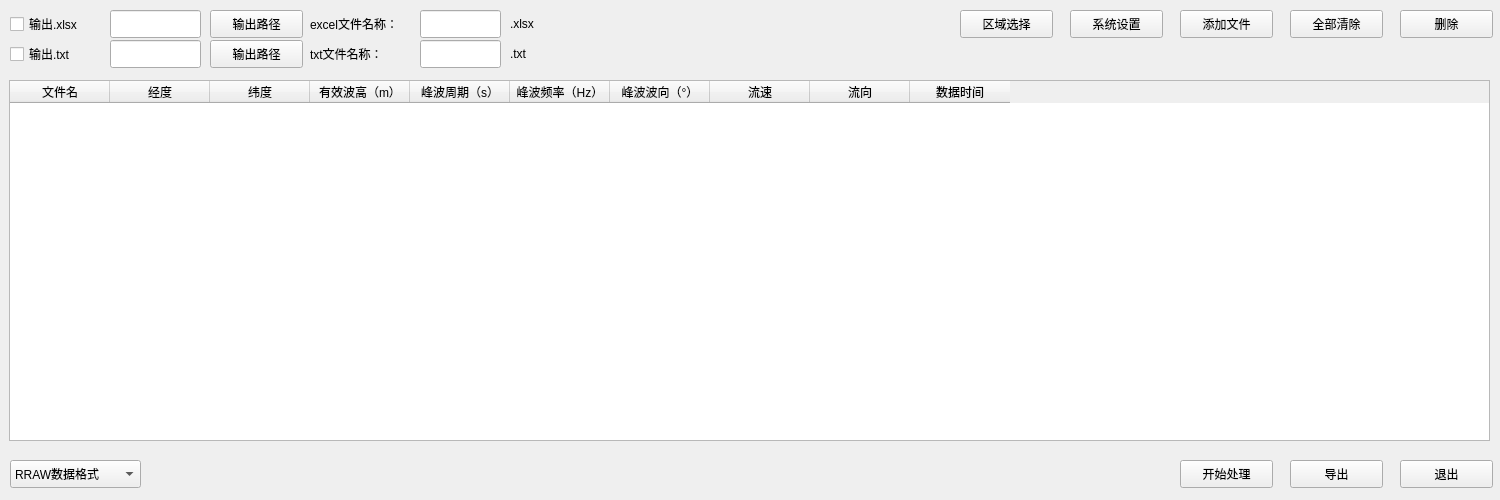
<?xml version="1.0" encoding="UTF-8"?>
<ui version="4.0">
 <class>batchproc</class>
 <widget class="QWidget" name="batchproc">
  <property name="geometry">
   <rect>
    <x>0</x>
    <y>0</y>
    <width>1500</width>
    <height>500</height>
   </rect>
  </property>
  <property name="minimumSize">
   <size>
    <width>1500</width>
    <height>500</height>
   </size>
  </property>
  <property name="windowTitle">
   <string>批处理</string>
  </property>
  <widget class="QComboBox" name="comboBox">
   <property name="geometry">
    <rect>
     <x>10</x>
     <y>460</y>
     <width>131</width>
     <height>28</height>
    </rect>
   </property>
   <item>
    <property name="text">
     <string>RRAW数据格式</string>
    </property>
   </item>
  </widget>
  <widget class="QPushButton" name="deal">
   <property name="geometry">
    <rect>
     <x>1180</x>
     <y>460</y>
     <width>93</width>
     <height>28</height>
    </rect>
   </property>
   <property name="text">
    <string>开始处理</string>
   </property>
  </widget>
  <widget class="QPushButton" name="exPort">
   <property name="geometry">
    <rect>
     <x>1290</x>
     <y>460</y>
     <width>93</width>
     <height>28</height>
    </rect>
   </property>
   <property name="text">
    <string>导出</string>
   </property>
  </widget>
  <widget class="QPushButton" name="close">
   <property name="geometry">
    <rect>
     <x>1400</x>
     <y>460</y>
     <width>93</width>
     <height>28</height>
    </rect>
   </property>
   <property name="text">
    <string>退出</string>
   </property>
  </widget>
  <widget class="QTableWidget" name="tab">
   <property name="geometry">
    <rect>
     <x>9</x>
     <y>80</y>
     <width>1481</width>
     <height>361</height>
    </rect>
   </property>
   <column>
    <property name="text">
     <string>文件名</string>
    </property>
   </column>
   <column>
    <property name="text">
     <string>经度</string>
    </property>
   </column>
   <column>
    <property name="text">
     <string>纬度</string>
    </property>
   </column>
   <column>
    <property name="text">
     <string>有效波高（m）</string>
    </property>
   </column>
   <column>
    <property name="text">
     <string>峰波周期（s）</string>
    </property>
   </column>
   <column>
    <property name="text">
     <string>峰波频率（Hz）</string>
    </property>
   </column>
   <column>
    <property name="text">
     <string>峰波波向（°）</string>
    </property>
   </column>
   <column>
    <property name="text">
     <string>流速</string>
    </property>
   </column>
   <column>
    <property name="text">
     <string>流向</string>
    </property>
   </column>
   <column>
    <property name="text">
     <string>数据时间</string>
    </property>
   </column>
  </widget>
  <widget class="QPushButton" name="areaChoice">
   <property name="geometry">
    <rect>
     <x>960</x>
     <y>10</y>
     <width>93</width>
     <height>28</height>
    </rect>
   </property>
   <property name="text">
    <string>区域选择</string>
   </property>
  </widget>
  <widget class="QPushButton" name="sysSet">
   <property name="geometry">
    <rect>
     <x>1070</x>
     <y>10</y>
     <width>93</width>
     <height>28</height>
    </rect>
   </property>
   <property name="text">
    <string>系统设置</string>
   </property>
  </widget>
  <widget class="QPushButton" name="add">
   <property name="geometry">
    <rect>
     <x>1180</x>
     <y>10</y>
     <width>93</width>
     <height>28</height>
    </rect>
   </property>
   <property name="text">
    <string>添加文件</string>
   </property>
  </widget>
  <widget class="QPushButton" name="delall">
   <property name="geometry">
    <rect>
     <x>1290</x>
     <y>10</y>
     <width>93</width>
     <height>28</height>
    </rect>
   </property>
   <property name="text">
    <string>全部清除</string>
   </property>
  </widget>
  <widget class="QPushButton" name="del">
   <property name="geometry">
    <rect>
     <x>1400</x>
     <y>10</y>
     <width>93</width>
     <height>28</height>
    </rect>
   </property>
   <property name="text">
    <string>删除</string>
   </property>
  </widget>
  <widget class="QCheckBox" name="check_xlsx">
   <property name="geometry">
    <rect>
     <x>10</x>
     <y>10</y>
     <width>101</width>
     <height>28</height>
    </rect>
   </property>
   <property name="text">
    <string>输出.xlsx</string>
   </property>
  </widget>
  <widget class="QLineEdit" name="excelPath">
   <property name="geometry">
    <rect>
     <x>110</x>
     <y>10</y>
     <width>91</width>
     <height>28</height>
    </rect>
   </property>
  </widget>
  <widget class="QPushButton" name="excelP">
   <property name="geometry">
    <rect>
     <x>210</x>
     <y>10</y>
     <width>93</width>
     <height>28</height>
    </rect>
   </property>
   <property name="text">
    <string>输出路径</string>
   </property>
  </widget>
  <widget class="QLabel" name="label">
   <property name="geometry">
    <rect>
     <x>310</x>
     <y>10</y>
     <width>111</width>
     <height>28</height>
    </rect>
   </property>
   <property name="text">
    <string>excel文件名称：</string>
   </property>
  </widget>
  <widget class="QLineEdit" name="excelName">
   <property name="geometry">
    <rect>
     <x>420</x>
     <y>10</y>
     <width>81</width>
     <height>28</height>
    </rect>
   </property>
  </widget>
  <widget class="QLabel" name="label_2">
   <property name="geometry">
    <rect>
     <x>510</x>
     <y>10</y>
     <width>68</width>
     <height>28</height>
    </rect>
   </property>
   <property name="text">
    <string>.xlsx</string>
   </property>
  </widget>
  <widget class="QLabel" name="label_3">
   <property name="geometry">
    <rect>
     <x>310</x>
     <y>40</y>
     <width>111</width>
     <height>28</height>
    </rect>
   </property>
   <property name="text">
    <string>txt文件名称：</string>
   </property>
  </widget>
  <widget class="QLabel" name="label_4">
   <property name="geometry">
    <rect>
     <x>510</x>
     <y>40</y>
     <width>68</width>
     <height>28</height>
    </rect>
   </property>
   <property name="text">
    <string>.txt</string>
   </property>
  </widget>
  <widget class="QCheckBox" name="check_txt">
   <property name="geometry">
    <rect>
     <x>10</x>
     <y>40</y>
     <width>101</width>
     <height>28</height>
    </rect>
   </property>
   <property name="text">
    <string>输出.txt</string>
   </property>
  </widget>
  <widget class="QLineEdit" name="txtPath">
   <property name="geometry">
    <rect>
     <x>110</x>
     <y>40</y>
     <width>91</width>
     <height>28</height>
    </rect>
   </property>
  </widget>
  <widget class="QPushButton" name="txtP">
   <property name="geometry">
    <rect>
     <x>210</x>
     <y>40</y>
     <width>93</width>
     <height>28</height>
    </rect>
   </property>
   <property name="text">
    <string>输出路径</string>
   </property>
  </widget>
  <widget class="QLineEdit" name="txtName">
   <property name="geometry">
    <rect>
     <x>420</x>
     <y>40</y>
     <width>81</width>
     <height>28</height>
    </rect>
   </property>
  </widget>
 </widget>
 <resources/>
 <connections/>
</ui>
